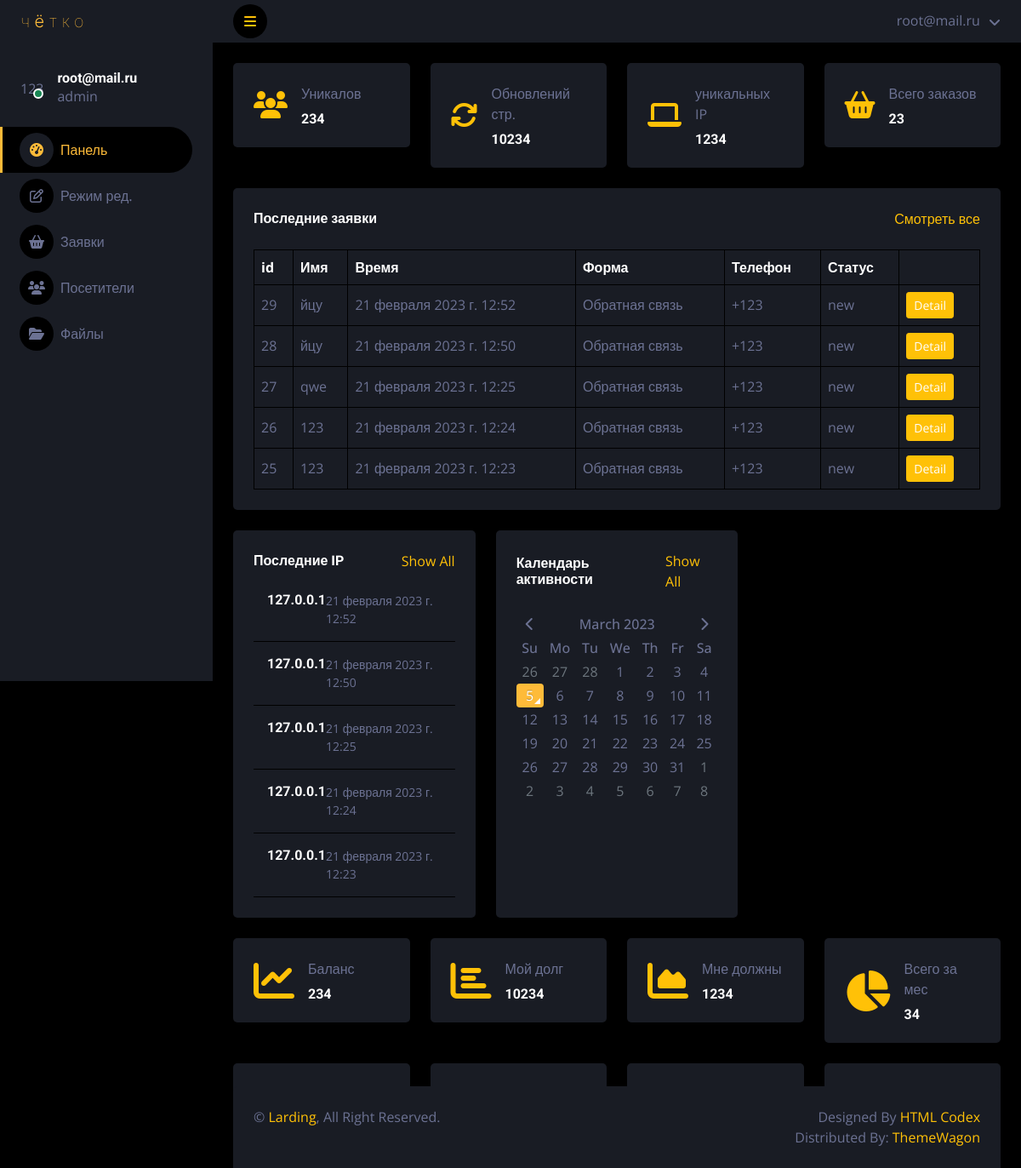
/dashboard/ (signed in), run on an earlier commit of the app's database.
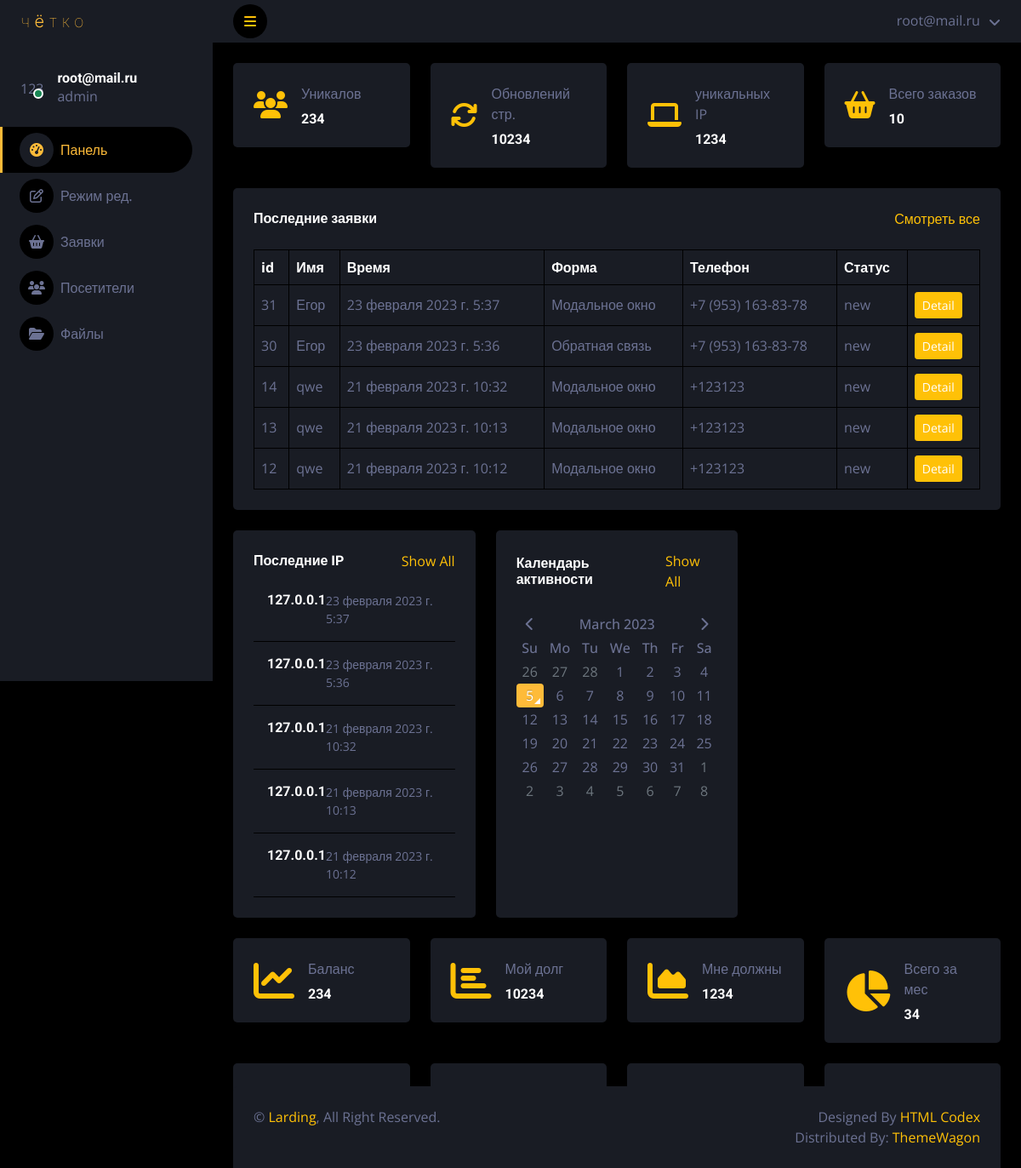
And on a later commit of the database.
### landing/models.py (models this page shows, shortened)
class bids(models.Model):
	STATUS_BID = [
        ('new', 'Новая'),
        ('processing', 'Обработка'),
        ('completed', 'Завершенна'),
    ]
	name = models.CharField(max_length=100, db_index=True,verbose_name="Имя",blank=True)
	last_name = models.CharField(max_length=100, db_index=True,verbose_name="Фамилия",blank=True)
	mail = models.CharField(max_length=100, db_index=True,verbose_name="Почта",blank=True)
	tel = models.CharField(max_length=100, db_index=True,verbose_name="Телефон",blank=True)
	message = models.TextField(db_index=True,verbose_name="Сообщение",null=True,blank=True)
	which = models.CharField(max_length=100, db_index=True,verbose_name="Форма отправки",blank=True)
	ip = models.CharField(max_length=100, db_index=True,verbose_name="IP",blank=True)
	country = models.CharField(max_length=100, db_index=True,verbose_name="Страна",blank=True)
	os = models.CharField(max_length=100, db_index=True,verbose_name="Операционная система",blank=True)
	browser = models.CharField(max_length=200, db_index=True,verbose_name="Браузер",blank=True)
	data = models.FileField(upload_to="files/%Y/%m/%d/",blank=True,verbose_name="Фаил")
	time_create = models.DateTimeField(auto_now_add=True,verbose_name="Время отправки",blank=True)
	time_update = models.DateTimeField(auto_now=True,verbose_name="Последнее обновление",blank=True)
	status = models.TextField(blank=True,verbose_name="Статус",choices=STATUS_BID)
	class Meta:
		verbose_name = 'Заявка'
		verbose_name_plural = 'Заявки'

### landing/views.py (the view)
# urls.py: path('dashboard/',DashboardPage.as_view(),name='dashboard'),
class DashboardPage(LoginRequiredMixin,DataMixin,ListView):
	model = landing
	template_name = 'accounts/darkpan/dashboard.html'
	context_object_name ='items'
	ordering = ['order']
	login_url = '/admin/'
	def get_context_data(self,*, object_list=None, **kwargs):
		context = super().get_context_data(**kwargs)
		print(self.request.user)
		context['user'] = self.request.user
		context['orders'] = bids.objects.order_by("-id")[0:5]
		context['orders_count'] =bids.objects.count()
		c_def = self.get_user_context(title="Панель упровления",selected="landing:dashboard")
		context = dict(list(context.items())+list(c_def.items()))
		return context

### landing/utils.py (called while the page is built)
	def get_user_context(self, **kwargs):
		context = kwargs
		context['menu_admin']=[{'title':'Панель','url_name':'landing:dashboard','icon':'fa-tachometer-alt'},
							   {'title':'Режим ред.','url_name':'landing:edit','icon':'fa-edit'},
							   {'title':'Заявки','url_name':'landing:order','icon':'fa-shopping-basket'},
							   {'title':'Посетители','url_name':'landing:users','icon':'fa-users'},
							   {'title':'Файлы','url_name':'landing:files','icon':'fa-folder-open'},
			]
		return context

### landing/templates/accounts/darkpan/dashboard.html (shortened to what the changed rows need)
{% extends "accounts/darkpan/base.html" %}
{% block content %}
            <div class="container-fluid pt-4 px-4">
                <div class="row g-4">
                    <div class="col-sm-6 col-xl-3">
                        <div class="bg-secondary rounded d-flex align-items-center justify-content-start p-4">
                            <div class="ms-3">
                                <p class="mb-2">Всего заказов</p>
                                <h6 class="mb-0">{{orders_count}}</h6>
                            </div>
                        </div>
                    </div>
                </div>
            </div>
            <div class="container-fluid pt-4 px-4">
                <div class="bg-secondary text-center rounded p-4">
                    <div class="table-responsive">
                        <table class="table text-start align-middle table-bordered table-hover mb-0">
                            <thead>
                                <tr class="text-white">
                                    <th scope="col">id</th>
                                    <th scope="col">Имя</th>
                                    <th scope="col">Время</th>
                                    <th scope="col">Форма</th>
                                    <th scope="col">Телефон</th>
                                    <th scope="col">Статус</th>
                                    <th scope="col"></th>
                                </tr>
                            </thead>
                            <tbody>
                                {% for item in orders %}
                                    <tr>
                                        <td>{{ item.id }}</td>
                                        <td>{{ item.name }}</td>
                                        <td>{{ item.time_create }}</td>
                                        <td>{{ item.which }}</td>
                                        <td>{{ item.tel }}</td>
                                        <td>{{ item.status }}</td>
                                        <td><a class="btn btn-sm btn-primary" href="">Detail</a></td>
                                    </tr>
                                {% endfor %}
                            </tbody>
                        </table>
                    </div>
                </div>
            </div>
            <div class="container-fluid pt-4 px-4">
                <div class="row g-4">
                    <div class="col-sm-12 col-md-6 col-xl-4">
                        <div class="h-100 bg-secondary rounded p-4">
                            {% for item in orders %}
                                <div class="d-flex align-items-center border-bottom py-3">
                                    <div class="w-100 ms-3">
                                        <div class="d-flex w-100 justify-content-between">
                                            <h6 class="mb-0">{{ item.ip }}</h6>
                                            <small>{{ item.time_create }}</small>
                                        </div>
                                    </div>
                                </div>
                            {% endfor %}
                        </div>
                    </div>
                </div>
            </div>
{% endblock %}

### landing/templates/accounts/darkpan/base.html (shortened to what this page needs)
{% load static %}
<!DOCTYPE html>
<html lang="en">
<head>
    <link href="{% static 'accounts/'%}lib/owlcarousel/assets/owl.carousel.min.css" rel="stylesheet">
    <link href="{% static 'accounts/'%}lib/tempusdominus/css/tempusdominus-bootstrap-4.min.css" rel="stylesheet" />
    <link href="{% static 'accounts/'%}css/bootstrap.min.css" rel="stylesheet">
    <link href="{% static 'accounts/'%}css/style.css" rel="stylesheet">
</head>
<body>
    <div class="container-fluid position-relative d-flex p-0">
        <div class="sidebar pe-4 pb-3">
            <nav class="navbar bg-secondary navbar-dark">
                <a href="{% url 'landing:home' %}" class="d-flex align-items-center navbar-brand mx-4 mb-3 w-100">
                    <img src="{% static 'accounts/'%}img/logo.svg">
                </a>
                <div class="d-flex align-items-center ms-4 mb-4 mt-4 w-100">
                    <div class="position-relative">
                        <div class="rounded-circle">123</div>
                        <div class="bg-success rounded-circle border border-2 border-white position-absolute end-0 bottom-0 p-1"></div>
                    </div>
                    <div class="ms-3">
                        <h6 class="mb-0">{{ user.email }}</h6>
                        {% if user.is_superuser %}
                            <span>admin</span>
                        {% else %}
                            <span>no admin</span>
                        {% endif %}
                    </div>
                </div>
                <div class="navbar-nav w-100">
                    {% for item in menu_admin %}
                        {% if item.url_name == selected %}
                            <a href="{% url item.url_name %}" class="nav-item nav-link active"><i class="fa {{ item.icon }} me-2"></i>{{ item.title }}</a>
                        {% else %}
                            <a href="{% url item.url_name %}" class="nav-item nav-link"><i class="fa {{ item.icon }} me-2"></i>{{ item.title }}</a>
                        {% endif %}
                    {% endfor %}
                </div>
            </nav>
        </div>
        <div class="content ">
            <nav class="navbar navbar-expand bg-secondary navbar-dark sticky-top px-4 py-0">
                <a href="#" class="sidebar-toggler flex-shrink-0">
                    <i class="fa fa-bars"></i>
                </a>
                <div class="navbar-nav align-items-center ms-auto">
                    <div class="nav-item dropdown">
                        <a href="#" class="nav-link dropdown-toggle" data-bs-toggle="dropdown">
                            <span class="d-none d-lg-inline-flex">{{ user.email }}</span>
                        </a>
                    </div>
                </div>
            </nav>
            {% block content %}
            {% endblock %}
            <div class="mt-auto position-sticky top-100">
                <div class="container-fluid pt-4 px-4 position-absolute bottom-0"  >
                    <div class="bg-secondary rounded-top p-4" >
                        <div class="row" >
                            <div class="col-12 col-sm-6 text-center text-sm-start">
                                &copy; <a href="#">Larding</a>, All Right Reserved.
                            </div>
                            <div class="col-12 col-sm-6 text-center text-sm-end">
                                Designed By <a href="https://htmlcodex.com">HTML Codex</a>
                                <br>Distributed By: <a href="https://themewagon.com" target="_blank">ThemeWagon</a>
                            </div>
                        </div>
                    </div>
                </div>
            </div>
        </div>
    </div>
</body>
</html>

What changed in the data, as far as the page shows it:
removed bids: id "29", name "йцу", time_create "21 февраля 2023 г. 12:52", which "Обратная связь", tel "+123", status "new", ip "127.0.0.1"
removed bids: id "28", name "йцу", time_create "21 февраля 2023 г. 12:50", which "Обратная связь", tel "+123", status "new", ip "127.0.0.1"
removed bids: id "27", name "qwe", time_create "21 февраля 2023 г. 12:25", which "Обратная связь", tel "+123", status "new", ip "127.0.0.1"
removed bids: id "26", name "123", time_create "21 февраля 2023 г. 12:24", which "Обратная связь", tel "+123", status "new", ip "127.0.0.1"
removed bids: id "25", name "123", time_create "21 февраля 2023 г. 12:23", which "Обратная связь", tel "+123", status "new", ip "127.0.0.1"
added bids: id "31", name "Егор", time_create "23 февраля 2023 г. 5:37", which "Модальное окно", tel "+7 (953) 163-83-78", status "new", ip "127.0.0.1"
added bids: id "30", name "Егор", time_create "23 февраля 2023 г. 5:36", which "Обратная связь", tel "+7 (953) 163-83-78", status "new", ip "127.0.0.1"
now on this page (row unchanged): bids: id "14", name "qwe", time_create "21 февраля 2023 г. 10:32", which "Модальное окно", tel "+123123", status "new", ip "127.0.0.1"
now on this page (row unchanged): bids: id "13", name "qwe", time_create "21 февраля 2023 г. 10:13", which "Модальное окно", tel "+123123", status "new", ip "127.0.0.1"
now on this page (row unchanged): bids: id "12", name "qwe", time_create "21 февраля 2023 г. 10:12", which "Модальное окно", tel "+123123", status "new", ip "127.0.0.1"
Also different on the page:
{{ orders_count }}: "23" → "10"
